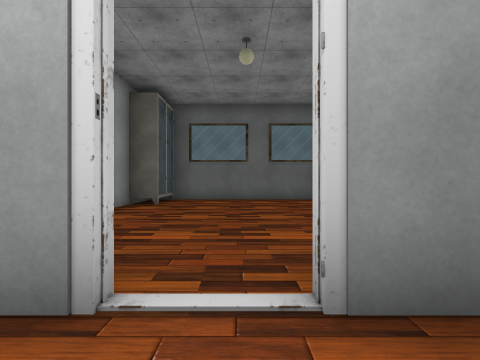
View 1 (above)

20 first-person views from a walk through a 3-D level made in the Unity game engine. The camera is 1.4 m above the floor, looks level and sees 90° across. The floor is counted in squares, 2 m on a side. Each view is taken from the middle of a square. On the plan, view 1 faces up. The plan holds only what a view shows up to about 9 squares ahead; the rest is blank. The place goes on beyond the plan. The player is left out. Some animated figures are left out. Door leaves are left out, so doorways stand open. Some surface patterns are stand-ins.

View 2
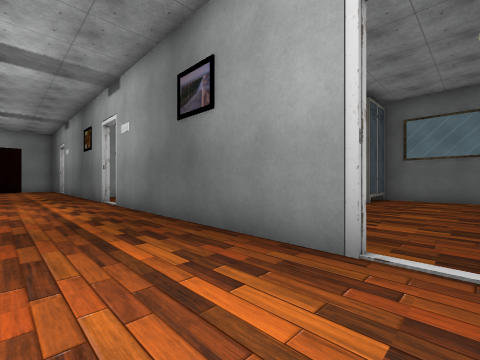

View 3
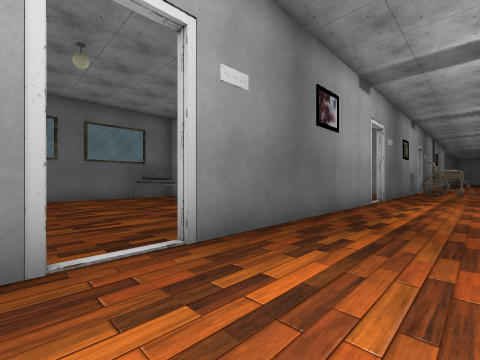

View 4
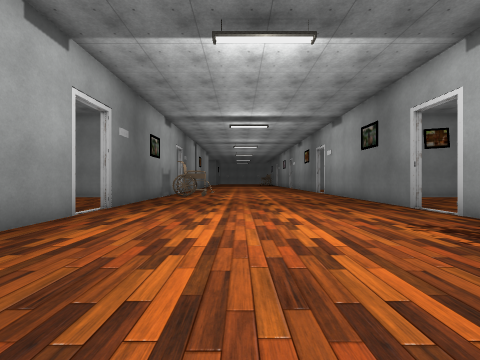

View 5
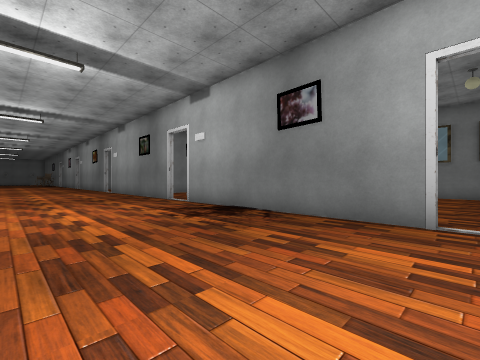

View 6
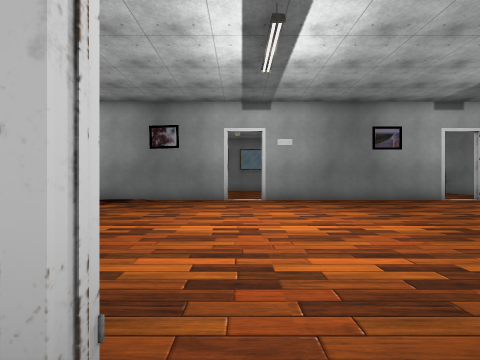

View 7
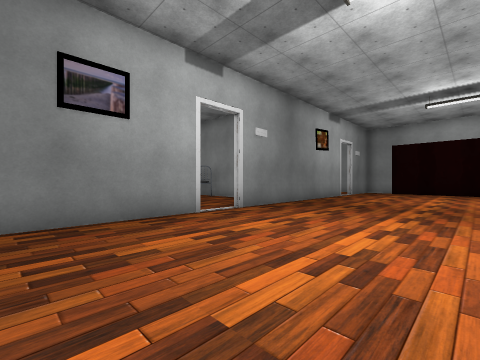

View 8
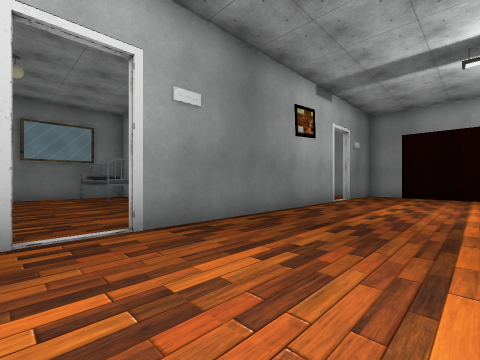

View 9
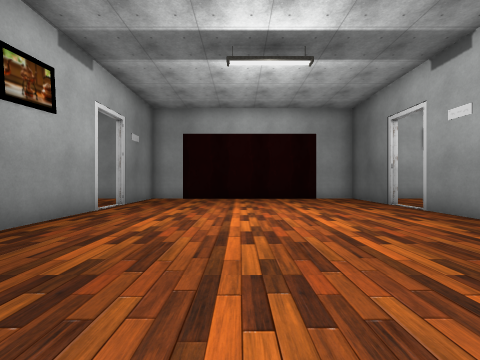

View 10
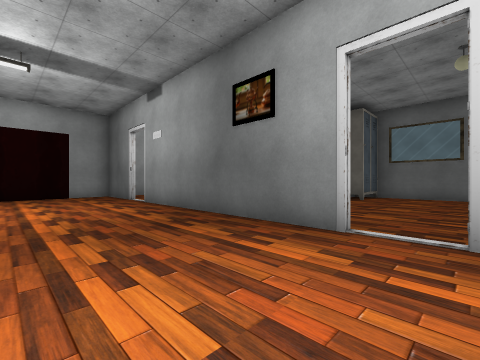

View 11
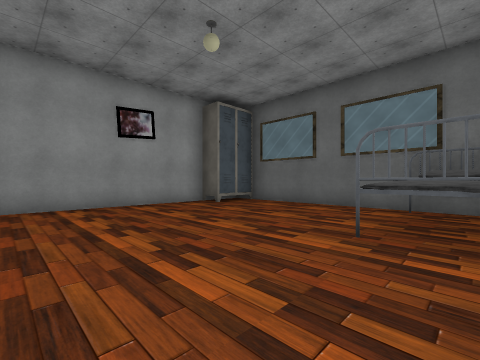

View 12
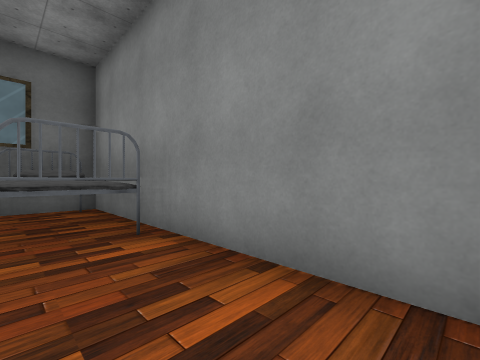

View 13
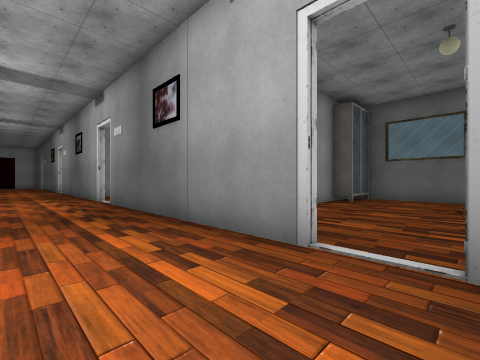

View 14
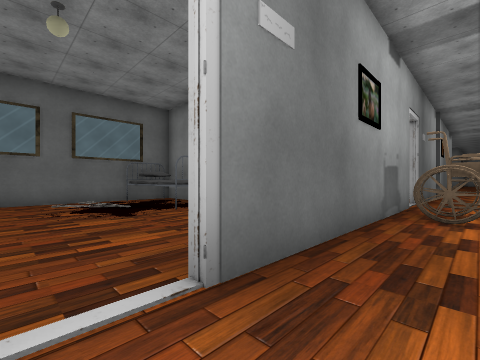

View 15
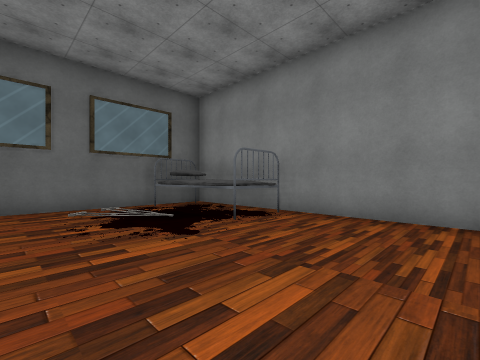

View 16
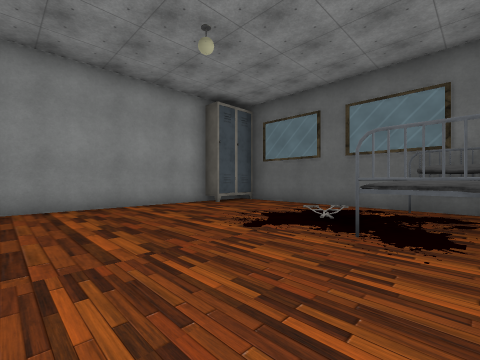

View 17
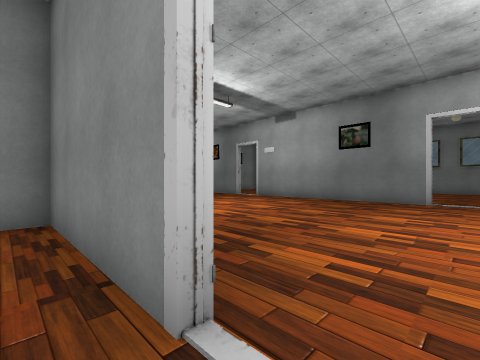

View 18
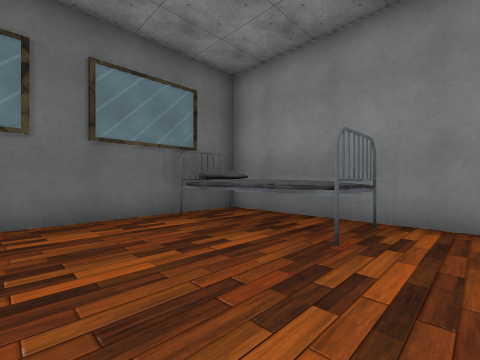

View 19
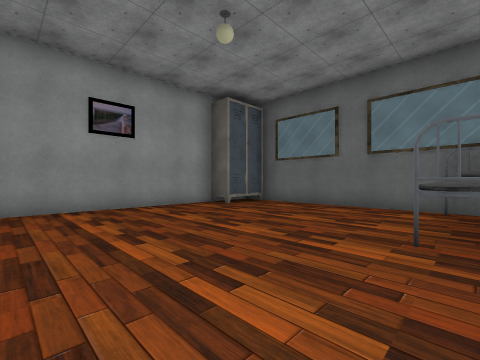

View 20
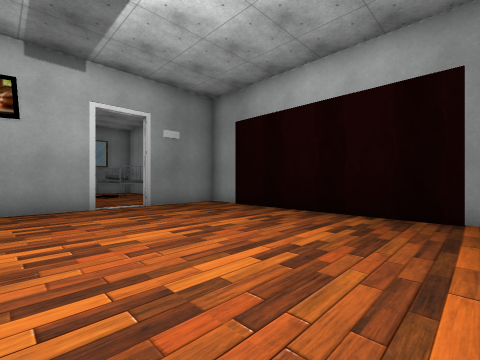

### Floor plan
Points are (right, up) in squares from view 1. A wall is a line through its corners. A room is listed if a view was taken in it or the views show most of it. See-through windows are left out.
Room 1 (views 1, 2, 3, 4, 5, 7, 8, 9, 10, 13, 14, 20)
walls: (0.4, -6.3) (6.8, -6.3); (-0.8, 1.2) (-7.1, 1.2); (-7.1, -6.3) (-0.7, -6.3); (-8.2, 1.2) (-14.6, 1.2); (6.8, 1.2) (0.4, 1.2); (7.9, -6.3) (11.5, -6.3); (-14.6, -6.3) (-8.2, -6.3); (-15.8, 1.2) (-18, 1.2); (-18, -5.1) (-18, -6.3) (-15.7, -6.3); (12.5, 1.2) (7.9, 1.2)
ways out: open door at (-7.5, 1) to room 2; open door at (-0.5, 1) to room 2; open door at (7.5, 1) to room 2; open door at (-15, -6.5); open door at (-15, 1); open door at (-7.5, -6.5); open door at (0, -6.5); open door at (8.2, -6.3)
objects: other object (12, 0)
Room 2 (views 6, 11, 12, 15, 16, 17, 18, 19)
walls: (4.3, 4) (4.3, 5.5); (4.5, 5.5) (4.5, 2); (-3.2, 7.4) (-3.2, 2); (4.4, 8.5) (-2.9, 8.5); (-3.4, 2) (-3.4, 8.5) (-10.2, 8.5); (7.9, 1.5) (11.6, 1.5) (11.6, 8.5) (4.8, 8.5); (-10.6, 7.4) (-10.6, 2)
ways out: open door at (-7.5, 1) to room 1; open door at (-0.5, 1) to room 1; open door at (7.5, 1) to room 1
objects: other object (-10, 7) to (-10, 8); other object (-5, 5) to (-4, 5); other object (-5, 6) to (-4, 7); pillow (-5, 8) to (-4, 8); other object (-3, 8); other object (3, 5); other object (3, 6) to (4, 8); pillow (3, 7) to (3, 8); other object (5, 7) to (5, 8); other object (10, 5) to (11, 5); other object (10, 6) to (11, 6); pillow (10, 7) to (11, 8)

Where each view was taken, in squares from view 1:
view 1: 0 up, 0 right, facing up
view 2: 1 down, 0 right, facing up-left
view 3: 1 down, 1 left, facing up-right
view 4: 2 down, 2 right, facing right
view 5: 2 down, 0 right, facing down-right
view 6: 2 up, 0 right, facing down
view 7: 2 down, 4 left, facing down-left
view 8: 3 down, 7 left, facing down-left
view 9: 3 down, 9 left, facing left
view 10: 2 down, 7 left, facing up-left
view 11: 2 up, 4 left, facing up-left
view 12: 2 up, 5 left, facing up-right
view 13: 1 down, 8 right, facing up-left
view 14: 0 up, 7 right, facing up-right
view 15: 2 up, 7 right, facing up-right
view 16: 2 up, 11 right, facing up-left
view 17: 2 up, 7 right, facing down-right
view 18: 4 up, 0 right, facing up-right
view 19: 2 up, 3 right, facing up-left
view 20: 0 up, 13 left, facing down-left
